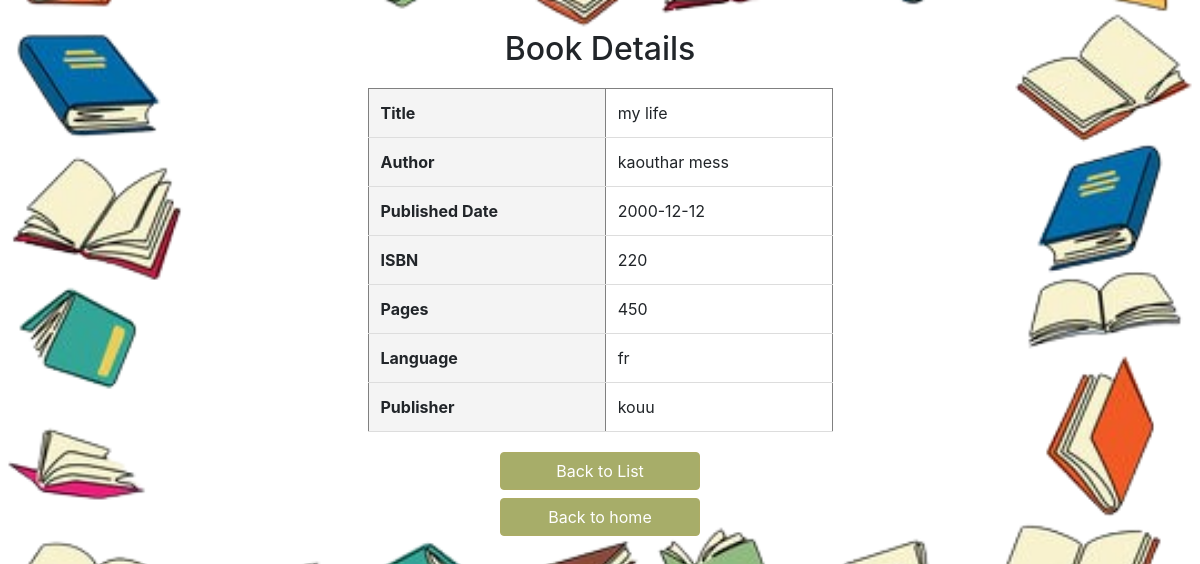
The app's page /book/13 with its own data.
### tables this page shows
CREATE TABLE books (
    id INTEGER PRIMARY KEY AUTOINCREMENT,
    title TEXT NOT NULL,
    author TEXT NOT NULL,
    published_date DATE,
    isbn TEXT UNIQUE NOT NULL,
    pages INTEGER,
    language TEXT,
    publisher TEXT
);

### flaskbook.py (the view)
@app.route('/book/<int:book_id>', methods=['GET'])
def book_detail(book_id):
    try:
        conn = get_db_connection()
        book = conn.execute('SELECT * FROM books WHERE id = ?', (book_id,)).fetchone()
        conn.close()
        if book is None:
            return jsonify({'error': 'Book not found'}), 404
        return render_template('book_detail.html', book=book)
    except Exception as e:
        print(f'error in book_detail function: {e}')
        return render_template('error_page.html')

### flaskbook.py (called while the page is built)
def get_db_connection():
    conn = sqlite3.connect(DATABASE)
    conn.row_factory = sqlite3.Row
    return conn

### templates/book_detail.html (shortened to what this page needs)
<!DOCTYPE html>
<html lang="en">
<head>
    <link rel="stylesheet" href="https://stackpath.bootstrapcdn.com/bootstrap/4.5.2/css/bootstrap.min.css">
    <link rel="stylesheet" type="text/css" href="{{ url_for('static', filename='book.css') }}">
</head>
<body>
    <div class="container">
        <h2 style="text-align: center; margin-top: 30px;">Book Details</h2>
        <table class="book-details-table" border="1px">
            <tr>
                <th>Title</th>
                <td>{{ book.title }}</td>
            </tr>
            <tr>
                <th>Author</th>
                <td>{{ book.author }}</td>
            </tr>
            <tr>
                <th>Published Date</th>
                <td>{{ book.published_date }}</td>
            </tr>
            <tr>
                <th>ISBN</th>
                <td>{{ book.isbn }}</td>
            </tr>
            <tr>
                <th>Pages</th>
                <td>{{ book.pages }}</td>
            </tr>
            <tr>
                <th>Language</th>
                <td>{{ book.language }}</td>
            </tr>
            <tr>
                <th>Publisher</th>
                <td>{{ book.publisher }}</td>
            </tr>
        </table>
        <div class="d-flex flex-column align-items-center">
            <a href="{{ url_for('list') }}" class="btn btn-custom btn-block">Back to List</a>
            <a href="{{ url_for('home') }}" class="btn btn-custom btn-block">Back to home</a>
        </div>
    </div>
</body>
</html>

### static/book.css (style rules this page uses)
body { background-image: url('../static/book.png'); background-repeat: no-repeat; background-size: cover; background-position: center; }
.container { width: 80%; margin: auto; overflow: hidden; }
table { width: 50%; border-collapse: collapse; margin-top: 20px; margin-left: 25%; background-color: #fff; }
th, td { padding: 12px; text-align: left; border-bottom: 1px solid #ddd; }
th { background-color: #f4f4f4; }
.btn-custom { background-color: #a7ad69; border-color: #adac65; color: white; width:200px; margin-top: 20px; }

### records on screen
books: title "my life", author "kaouthar mess", published_date "2000-12-12", isbn "220", pages "450", language "fr", publisher "kouu"
